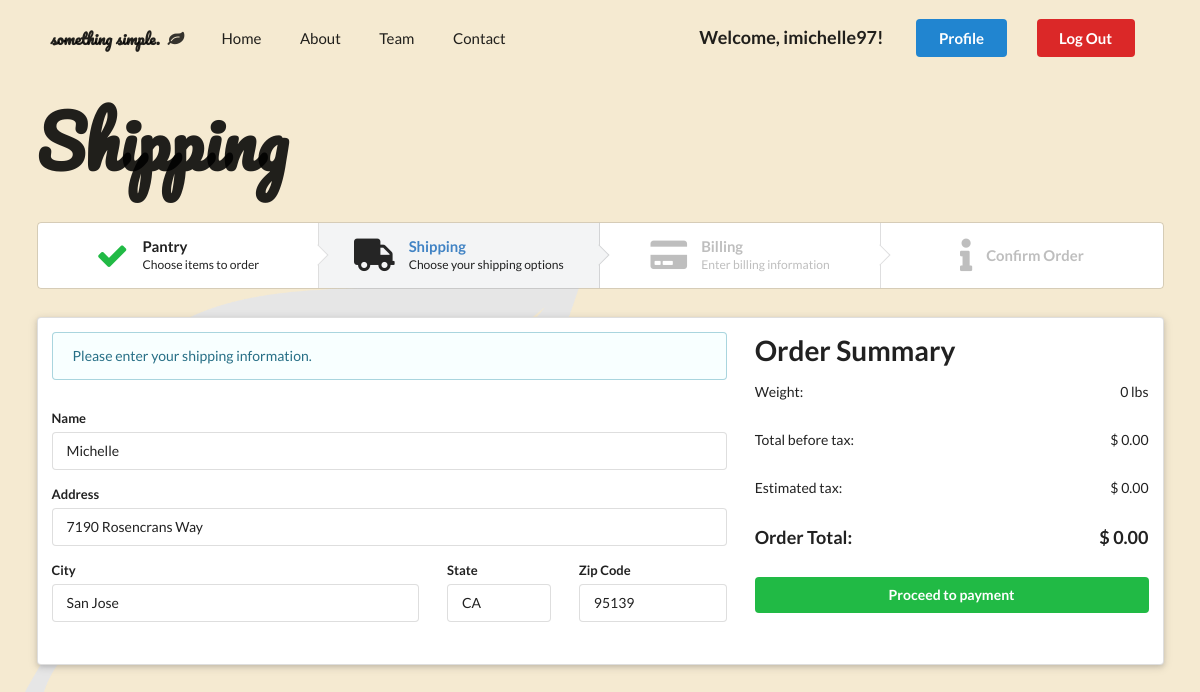
The app's page /shipping.php (signed in) with its own data.
### tables this page shows
CREATE TABLE `customer_profile` (
  `customer_id` int(11) NOT NULL,
  `first_name` varchar(128) DEFAULT NULL,
  `last_name` varchar(128) DEFAULT NULL,
  `username` varchar(128) DEFAULT NULL,
  `phone_number` varchar(128) DEFAULT NULL,
  `address` varchar(128) DEFAULT NULL,
  `city` varchar(128) DEFAULT NULL,
  `state` varchar(128) DEFAULT NULL,
  `zipcode` varchar(128) DEFAULT NULL,
  `card_type` varchar(128) DEFAULT NULL,
  `card_number` varchar(128) DEFAULT NULL,
  `cvc` varchar(128) DEFAULT NULL,
  `expiration_date` varchar(128) DEFAULT NULL
);

### shipping.php (the view, shortened to what this page needs)
<?php
  include('server.php');
  $weight = 0;
  $price = 0;
  $tax = 0;
  $orderTot = 0;
  $username = $_SESSION['username']['username'];
  $query = "SELECT * FROM customer_profile WHERE username='$username';";
  $results = mysqli_query($db, $query);
  if(mysqli_num_rows($results) == 1) {
    $profile = mysqli_fetch_assoc($results);
    $firstName = $profile['first_name'];
    $lastName = $profile['last_name'];
		$address = $profile['address'];
		$city = $profile['city'];
		$state = $profile['state'];
    $zipcode = $profile['zipcode'];
  } else if(mysqli_num_rows($results) == 0) {
    $profile = mysqli_fetch_assoc($results);
    $firstName = "-";
    $lastName = "-";
		$address = "-";
		$city = "-";
		$state = "-";
    $zipcode = "-";
    $card_type = "-";
		$card_number = "-";
		$cvc = "-";
		$expiration_date = "-";
  }
?>
<!DOCTYPE html>
<html>
<head>
  <link rel="stylesheet" type="text/css" href="https://cdnjs.cloudflare.com/ajax/libs/semantic-ui/2.3.3/semantic.css">
</head>
<body>
  <div class="pusher">
    <section id="shipping">
      <div class="navbar">
        <div class="ui container">
          <div class="ui large secondary menu">
            <div class="header item">
              <span>something simple.</span>
              <i class="leaf icon"></i>
            </div>
            <a class="item" href="home.php">Home</a>
            <a class="item">About</a>
            <a class="item">Team</a>
            <a class="item">Contact</a>
            <div class="right item">
              <h3>Welcome, <?php echo $_SESSION['username']['username']; ?>!</h3>
              <a class="ui primary button" href="profile.php">Profile</a>
              <a class="ui negative button" href="index.php">Log Out</a>
            </div>
          </div>
        </div>
      </div>
      <div class="ui container">
        <div class="row">
          <h1>Shipping</h1>
        </div>
        <div class="row">
          <div class="ui four small steps">
            <a href="pantry.php" class="completed link step">
              <i class="cart icon"></i>
              <div class="content">
                <div class="title">Pantry</div>
                <div class="description">Choose items to order</div>
              </div>
            </a>
            <div class="active step">
              <i class="truck icon"></i>
              <div class="content">
                <div class="title">Shipping</div>
                <div class="description">Choose your shipping options</div>
              </div>
            </div>
            <div class="disabled step">
              <i class="payment icon"></i>
              <div class="content">
                <div class="title">Billing</div>
                <div class="description">Enter billing information</div>
              </div>
            </div>
            <div class="disabled step">
              <i class="info icon"></i>
              <div class="content">
                <div class="title">Confirm Order</div>
              </div>
            </div>
          </div>
        </div>
      </div>
      <div class="ui raised segment container">
        <div class="ui grid">
          <div class="ui ten wide column">
            <div class="ui info message">
              Please enter your shipping information.
            </div>
            <div class="ui container">
              <form class="ui form">
                <div class="field">
                  <label>Name</label>
                  <input type="text" value=<?php echo $firstName . " " . $lastName ?>>
                </div>
                    <div class="field">
                      <label>Address</label>
                      <input type="text" name="address" id="street_number" onFocus="geolocate()" value="<?php echo $address; ?>">
                    </div>
                    <div class="ui grid">
                      <div class="ui nine wide column field">
                        <label>City</label>
                        <input type="text" name="city" id = "locality" value="<?php echo $city; ?>">
                      </div>
                      <div class="ui three wide column field">
                        <label>State</label>
                        <input type="text" name="state" id = "administrative_area_level_1" value="<?php echo $state; ?>">
                      </div>
                      <div class="ui four wide column field">
                        <label>Zip Code</label>
                        <input type="text" name="zipcode" id="postal_code" value="<?php echo $zipcode; ?>">
                      </div>
                </div>
              </form>
            </div>
          </div>
          <div class="ui six wide column">
            <h1>Order Summary</h1>
            <div class="ui grid">
              <div class="row">
                <div class="ten wide column">
                  <span>Weight:</span>
                </div>
                <div class="six wide column right floated right aligned">
                  <span><?php echo $weight." lbs"; ?></span>
                </div>
              </div>
              <div class="row">
                <div class="ten wide column">
                  <span>Total before tax:</span>
                </div>
                <div class="six wide column right floated right aligned">
                  <span><?php echo "$ ".number_format($price, 2); ?></span>
                </div>
              </div>
              <div class="row">
                <div class="ten wide column">
                  <span>Estimated tax:</span>
                </div>
                <div class="six wide column right floated right aligned">
                  <span><?php echo "$ ".number_format($tax, 2); ?></span>
                </div>
              </div>
              <div class="row">
                <div class="ten wide column">
                  <span><h3>Order Total:</h3></span>
                </div>
                <div class="six wide column right floated right aligned">
                  <span><h3><?php echo "$ ".number_format($orderTot, 2); ?></h3></span>
                </div>
              </div>
              <div class="row">
                <div class="sixteen wide column">
                  <a href="payment.php">
                    <button class="ui fluid green button">Proceed to payment</button>
                  </a>
                </div>
              </div>
            </div>
          </div>
        </div>
      </div>
    </section>
  </div>
</body>
</html>

### shipping.php (style rules this page uses)
body { min-height: 700px; padding: 0.5em 0em; background: #F5EAD1 url('images/web-graphics/leaf-watermark.png'); background-size: 600px; background-repeat: no-repeat; background-position: left bottom; left: -2em; bottom: -2em; }
#shipping .container { margin-bottom: 2em; }
#shipping .container .header span { font-family: 'Pacifico', cursive; }
#shipping .container .header i { padding: 0 0.5em; }
#shipping .container .right .button { margin: 0 1em !important; }
#shipping .navbar .container .right h3 { margin: 0 1em !important; }
#shipping .container .row h1 { font-size: 5em; margin-bottom: 0.5em; font-family: 'Pacifico', cursive; }
#shipping .container .message { margin-bottom: 2em; }
#shipping .container .field { margin-bottom: 1em; }
#shipping .container .column { margin-bottom: 0; }

### records on screen
customer_profile: first_name "Michelle", address "7190 Rosencrans Way", city "San Jose", state "CA", zipcode "95139"

### other values on screen
$_SESSION['username']['username'] "imichelle97"
$weight "0"
$price "0.00"
$tax "0.00"
$orderTot "0.00"
